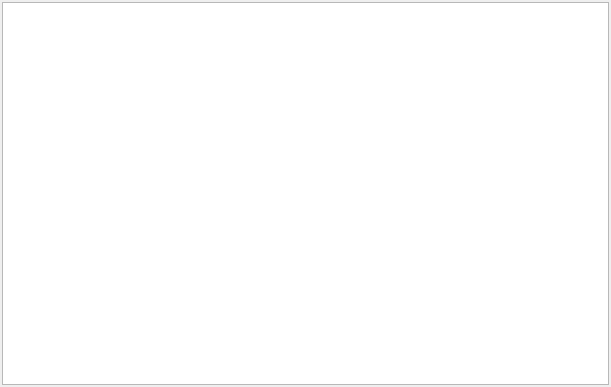
<?xml version="1.0" encoding="UTF-8"?>
<ui version="4.0">
 <class>ClientView</class>
 <widget class="QWidget" name="ClientView">
  <property name="geometry">
   <rect>
    <x>0</x>
    <y>0</y>
    <width>611</width>
    <height>387</height>
   </rect>
  </property>
  <property name="windowTitle">
   <string>Form</string>
  </property>
  <layout class="QVBoxLayout" name="verticalLayout">
   <property name="margin">
    <number>2</number>
   </property>
   <item>
    <widget class="EntityTable" name="table"/>
   </item>
  </layout>
 </widget>
 <customwidgets>
  <customwidget>
   <class>EntityTable</class>
   <extends>QTableView</extends>
   <header>widgets/entitytable.h</header>
  </customwidget>
 </customwidgets>
 <resources/>
 <connections/>
</ui>
